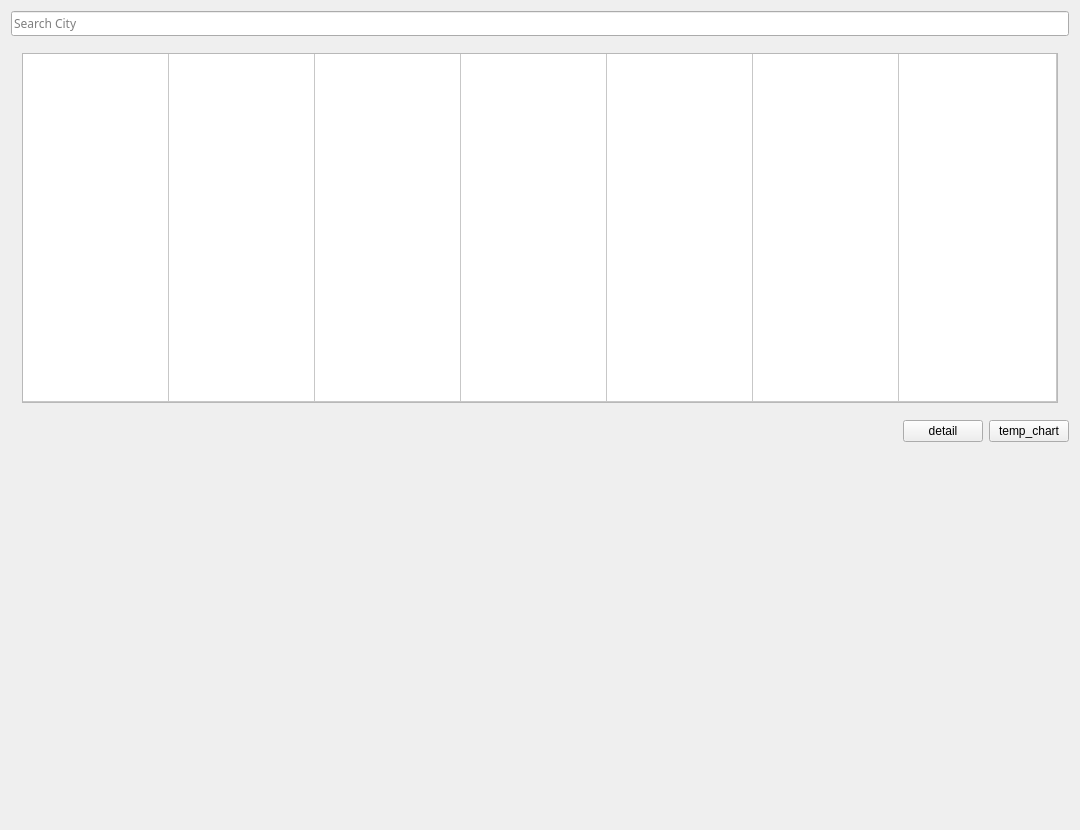
<?xml version="1.0" encoding="UTF-8"?>
<ui version="4.0">
 <class>MainWindow</class>
 <widget class="QMainWindow" name="MainWindow">
  <property name="geometry">
   <rect>
    <x>0</x>
    <y>0</y>
    <width>1080</width>
    <height>830</height>
   </rect>
  </property>
  <property name="sizePolicy">
   <sizepolicy hsizetype="Fixed" vsizetype="Fixed">
    <horstretch>0</horstretch>
    <verstretch>0</verstretch>
   </sizepolicy>
  </property>
  <property name="minimumSize">
   <size>
    <width>1080</width>
    <height>830</height>
   </size>
  </property>
  <property name="maximumSize">
   <size>
    <width>1080</width>
    <height>830</height>
   </size>
  </property>
  <property name="windowTitle">
   <string>MainWindow</string>
  </property>
  <widget class="QWidget" name="centralWidget">
   <layout class="QVBoxLayout" name="verticalLayout">
    <item>
     <widget class="QLineEdit" name="lineEdit_search">
      <property name="font">
       <font>
        <family>Cascadia Mono</family>
       </font>
      </property>
      <property name="text">
       <string/>
      </property>
      <property name="placeholderText">
       <string>Search City</string>
      </property>
     </widget>
    </item>
    <item>
     <widget class="QStackedWidget" name="stackedWidget_day">
      <property name="currentIndex">
       <number>0</number>
      </property>
      <widget class="QWidget" name="page">
       <layout class="QGridLayout" name="gridLayout">
        <item row="0" column="0">
         <widget class="QTableWidget" name="tableWidget">
          <attribute name="horizontalHeaderVisible">
           <bool>false</bool>
          </attribute>
          <attribute name="horizontalHeaderDefaultSectionSize">
           <number>146</number>
          </attribute>
          <attribute name="horizontalHeaderStretchLastSection">
           <bool>true</bool>
          </attribute>
          <attribute name="verticalHeaderVisible">
           <bool>false</bool>
          </attribute>
          <attribute name="verticalHeaderStretchLastSection">
           <bool>true</bool>
          </attribute>
          <row>
           <property name="text">
            <string>新建行</string>
           </property>
          </row>
          <column>
           <property name="text">
            <string>新建列</string>
           </property>
          </column>
          <column>
           <property name="text">
            <string>新建列</string>
           </property>
          </column>
          <column>
           <property name="text">
            <string>新建列</string>
           </property>
          </column>
          <column>
           <property name="text">
            <string>新建列</string>
           </property>
          </column>
          <column>
           <property name="text">
            <string>新建列</string>
           </property>
          </column>
          <column>
           <property name="text">
            <string>新建列</string>
           </property>
          </column>
          <column>
           <property name="text">
            <string>新建列</string>
           </property>
          </column>
         </widget>
        </item>
       </layout>
      </widget>
      <widget class="QWidget" name="page_2"/>
     </widget>
    </item>
    <item>
     <layout class="QHBoxLayout" name="horizontalLayout">
      <item>
       <spacer name="horizontalSpacer">
        <property name="orientation">
         <enum>Qt::Horizontal</enum>
        </property>
        <property name="sizeHint" stdset="0">
         <size>
          <width>40</width>
          <height>20</height>
         </size>
        </property>
       </spacer>
      </item>
      <item>
       <widget class="QPushButton" name="pushButton_detail">
        <property name="text">
         <string>detail</string>
        </property>
       </widget>
      </item>
      <item>
       <widget class="QPushButton" name="pushButton_temp_chart">
        <property name="text">
         <string>temp_chart</string>
        </property>
       </widget>
      </item>
     </layout>
    </item>
    <item>
     <widget class="QStackedWidget" name="stackedWidget_hours">
      <property name="currentIndex">
       <number>0</number>
      </property>
      <widget class="QWidget" name="page_3"/>
      <widget class="QWidget" name="page_4"/>
     </widget>
    </item>
   </layout>
  </widget>
 </widget>
 <layoutdefault spacing="6" margin="11"/>
 <resources/>
 <connections/>
</ui>
